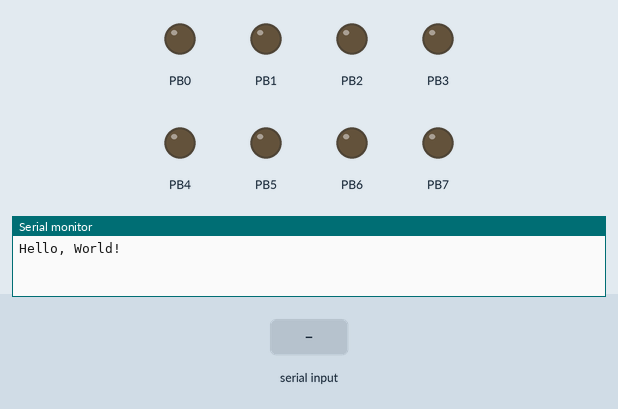
Recording of a program running on a simulated ATmega328P, built with avr-gcc and emulated at 16 MHz. On the bench: output pins drawn as LEDs (lit = HIGH), the last lines printed to the serial monitor. The inputs (shaded band) are chosen by the test bench.

Above: at 1.2 s.
1.3 s: "90,45\n" received over Serial
At 1.9 s:
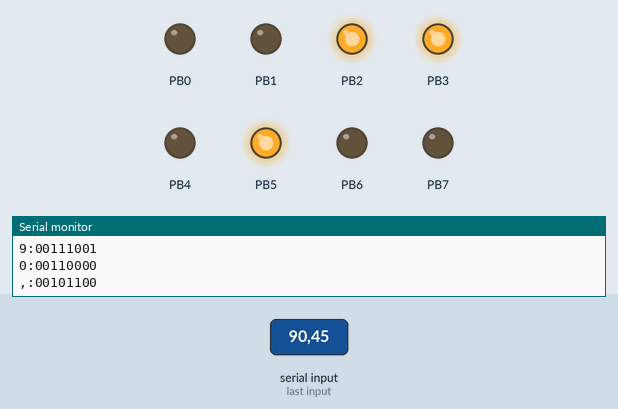
2.8 s: "5\n" received over Serial
At 3.8 s:
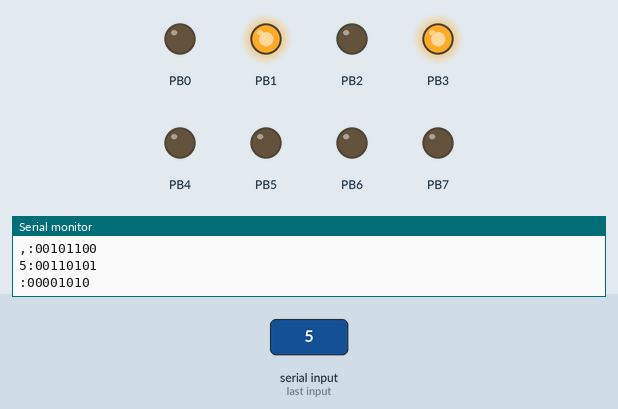
4.3 s: "200\n" received over Serial
At 5.4 s:
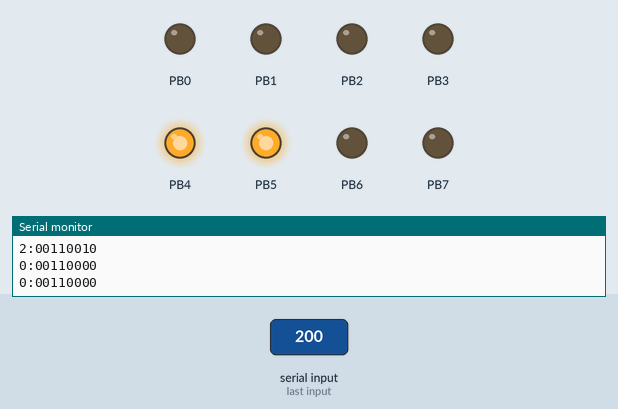
5.8 s: "30,150\n" received over Serial
At 6.5 s:
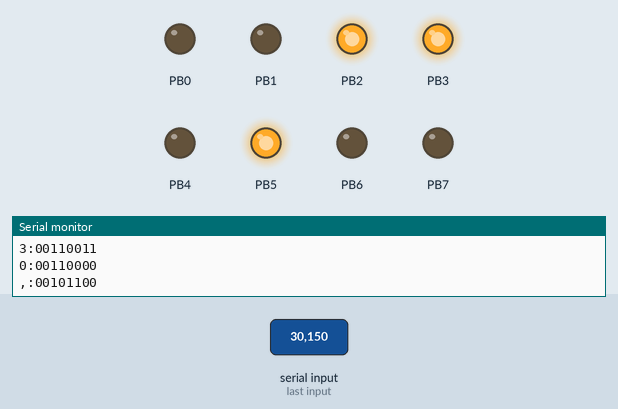
7.3 s: "90\n" received over Serial
At 7.7 s:
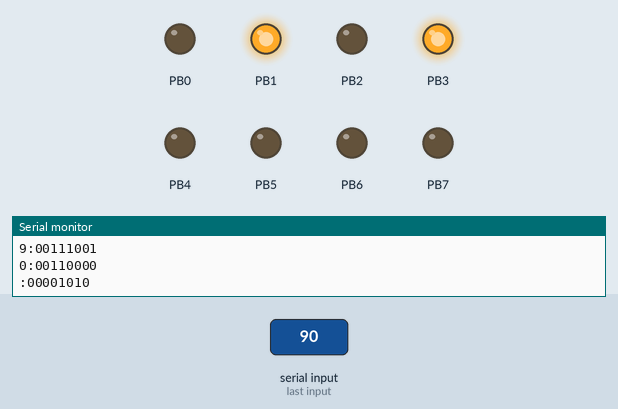
Timing chart, 0 to 9.8 s (numbered marks = the images above; inputs shaded):
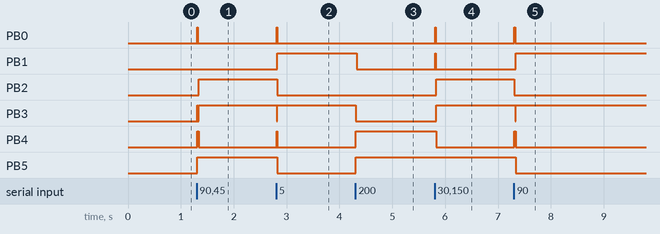

The program:

main.c
```c
#include <avr/io.h>
#include <util/delay.h>
#include "pin_defines.h"
#include "USART.h"

int main(void) {
    char serial_character;

    LED_DDR = 0xff;
    initUSART();
    printString("Hello, World!\r\n");

    for (;;) {
        serial_character = receiveByte();
        transmitByte(serial_character);
        transmitByte(':');
        printBinaryByte(serial_character);
        transmitByte('\r');
        transmitByte('\n');
        LED_PORT = serial_character;
    }

    return 0;
}
```

USART.c
```c
/*
  Quick and dirty functions that make serial communications work.

  Note that receiveByte() blocks -- it sits and waits _forever_ for
   a byte to come in.  If you're doing anything that's more interesting,
   you'll want to implement this with interrupts.

   initUSART requires BAUDRATE to be defined in order to calculate
     the bit-rate multiplier.  9600 is a reasonable default.

  May not work with some of the older chips:
    Tiny2313, Mega8, Mega16, Mega32 have different pin macros
    If you're using these chips, see (e.g.) iom8.h for how it's done.
    These old chips don't specify UDR0 vs UDR1.
    Correspondingly, the macros will just be defined as UDR.
*/

#include <avr/io.h>
#include "USART.h"
#include <util/setbaud.h>

void initUSART(void) {                                /* requires BAUD */
  UBRR0H = UBRRH_VALUE;                        /* defined in setbaud.h */
  UBRR0L = UBRRL_VALUE;
#if USE_2X
  UCSR0A |= (1 << U2X0);
#else
  UCSR0A &= ~(1 << U2X0);
#endif
                                  /* Enable USART transmitter/receiver */
  UCSR0B = (1 << TXEN0) | (1 << RXEN0);
  UCSR0C = (1 << UCSZ01) | (1 << UCSZ00);   /* 8 data bits, 1 stop bit */
}


void transmitByte(uint8_t data) {
                                     /* Wait for empty transmit buffer */
  loop_until_bit_is_set(UCSR0A, UDRE0);
  UDR0 = data;                                            /* send data */
}

uint8_t receiveByte(void) {
  loop_until_bit_is_set(UCSR0A, RXC0);       /* Wait for incoming data */
  return UDR0;                                /* return register value */
}


                       /* Here are a bunch of useful printing commands */

void printString(const char myString[]) {
  uint8_t i = 0;
  while (myString[i]) {
    transmitByte(myString[i]);
    i++;
  }
}

void readString(char myString[], uint8_t maxLength) {
  char response;
  uint8_t i;
  i = 0;
  while (i < (maxLength - 1)) {                   /* prevent over-runs */
    response = receiveByte();
    transmitByte(response);                                    /* echo */
    if (response == '\r') {                     /* enter marks the end */
      break;
    }
    else {
      myString[i] = response;                       /* add in a letter */
      i++;
    }
  }
  myString[i] = 0;                          /* terminal NULL character */
}

void printByte(uint8_t byte) {
              /* Converts a byte to a string of decimal text, sends it */
  transmitByte('0' + (byte / 100));                        /* Hundreds */
  transmitByte('0' + ((byte / 10) % 10));                      /* Tens */
  transmitByte('0' + (byte % 10));                             /* Ones */
}

void printWord(uint16_t word) {
  transmitByte('0' + (word / 10000));                 /* Ten-thousands */
  transmitByte('0' + ((word / 1000) % 10));               /* Thousands */
  transmitByte('0' + ((word / 100) % 10));                 /* Hundreds */
  transmitByte('0' + ((word / 10) % 10));                      /* Tens */
  transmitByte('0' + (word % 10));                             /* Ones */
}

void printBinaryByte(uint8_t byte) {
                       /* Prints out a byte as a series of 1's and 0's */
  uint8_t bit;
  for (bit = 7; bit < 255; bit--) {
    if (bit_is_set(byte, bit))
      transmitByte('1');
    else
      transmitByte('0');
  }
}

char nibbleToHexCharacter(uint8_t nibble) {
                                   /* Converts 4 bits into hexadecimal */
  if (nibble < 10) {
    return ('0' + nibble);
  }
  else {
    return ('A' + nibble - 10);
  }
}

void printHexByte(uint8_t byte) {
                        /* Prints a byte as its hexadecimal equivalent */
  uint8_t nibble;
  nibble = (byte & 0b11110000) >> 4;
  transmitByte(nibbleToHexCharacter(nibble));
  nibble = byte & 0b00001111;
  transmitByte(nibbleToHexCharacter(nibble));
}

uint8_t getNumber(void) {
  // Gets a numerical 0-255 from the serial port.
  // Converts from string to number.
  char hundreds = '0';
  char tens = '0';
  char ones = '0';
  char thisChar = '0';
  do {                                                   /* shift over */
    hundreds = tens;
    tens = ones;
    ones = thisChar;
    thisChar = receiveByte();                   /* get a new character */
    transmitByte(thisChar);                                    /* echo */
  } while (thisChar != '\r');                     /* until type return */
  return (100 * (hundreds - '0') + 10 * (tens - '0') + ones - '0');
}
```

USART.h
```c
/* Functions to initialize, send, receive over USART

   initUSART requires BAUD to be defined in order to calculate
     the bit-rate multiplier.
 */

#ifndef BAUD                          /* if not defined in Makefile... */
#define BAUD  9600                     /* set a safe default baud rate */
#endif

                                  /* These are defined for convenience */
#define   USART_HAS_DATA   bit_is_set(UCSR0A, RXC0)
#define   USART_READY      bit_is_set(UCSR0A, UDRE0)

/* Takes the defined BAUD and F_CPU,
   calculates the bit-clock multiplier,
   and configures the hardware USART                   */
void initUSART(void);

/* Blocking transmit and receive functions.
   When you call receiveByte() your program will hang until
   data comes through.  We'll improve on this later. */
void transmitByte(uint8_t data);
uint8_t receiveByte(void);

void printString(const char myString[]);
             /* Utility function to transmit an entire string from RAM */
void readString(char myString[], uint8_t maxLength);
/* Define a string variable, pass it to this function
   The string will contain whatever you typed over serial */

void printByte(uint8_t byte);
                  /* Prints a byte out as its 3-digit ascii equivalent */
void printWord(uint16_t word);
        /* Prints a word (16-bits) out as its 5-digit ascii equivalent */

void printBinaryByte(uint8_t byte);
                                     /* Prints a byte out in 1s and 0s */
char nibbleToHex(uint8_t nibble);
void printHexByte(uint8_t byte);
                                   /* Prints a byte out in hexadecimal */
uint8_t getNumber(void);
/* takes in up to three ascii digits,
 converts them to a byte when press enter */
```

pin_defines.h
```c
#ifndef PINDEFINES_H
#define PINDEFINES_H

#include <avr/io.h>

#define LED_PORT    PORTB
#define LED_DDR     DDRB
#define LED_PIN     PINB

#endif
```

Measured:
- after the input at 1.3 s, PB0: LOW → HIGH at once, → LOW 0.01 s later; PB2, PB5: LOW → HIGH at once; PB3: LOW → HIGH at once, → LOW 0.01 s later, → HIGH 0.01 s later; PB4: LOW → HIGH at once, → LOW 0.02 s later
- after the input at 2.8 s, PB0, PB4: LOW → HIGH at once, → LOW 0.01 s later; PB1: LOW → HIGH at once; PB2, PB5: HIGH → LOW at once; PB3: HIGH → LOW at once, → HIGH 0.01 s later
- after the input at 4.3 s, PB1, PB3: HIGH → LOW at once; PB4, PB5: LOW → HIGH at once
- after the input at 5.8 s, PB0, PB1: LOW → HIGH at once, → LOW 0.01 s later; PB2, PB3: LOW → HIGH at once; PB4: HIGH → LOW at once
- after the input at 7.3 s, PB0: LOW → HIGH at once, → LOW 0.01 s later; PB1: LOW → HIGH at once; PB2, PB5: HIGH → LOW at once; PB3: HIGH → LOW at once, → HIGH 0.01 s later; PB4: LOW → HIGH at once, → LOW 0.02 s later
